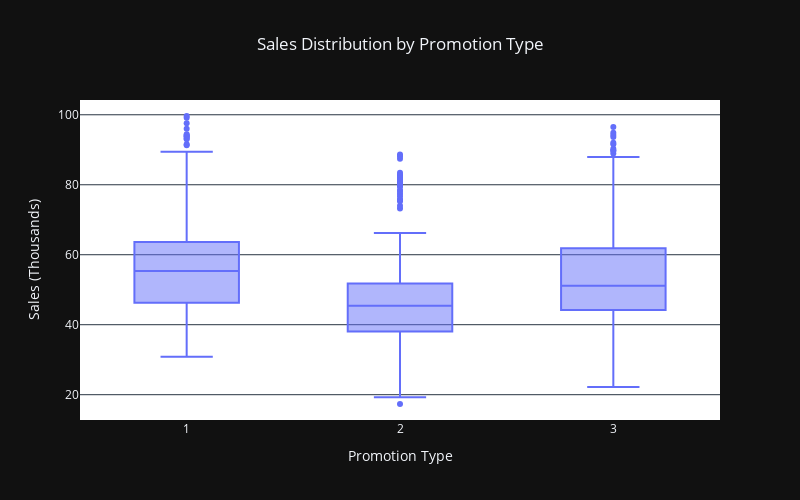
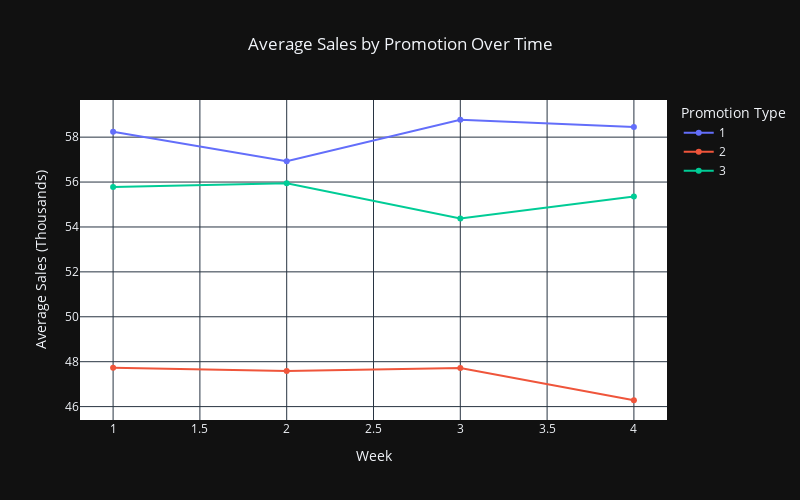

The notebook cell saved with these charts, in order:
### Markdown cell above
When analyzing sales data, we need to consider a few important factors that could affect our interpretation:

* Raw sales vs. normalized sales: Since we have different store sizes and market conditions, we might want to consider looking at the percentage increase in sales rather than just the raw numbers. This helps account for the fact that larger stores naturally have higher sales volumes.
* Time component: We have data for four weeks, which means we can look at how the effect of the promotion changes over time.

Let's start by creating a baseline analysis of our sales data:

### Code cell
import pandas as pd
import numpy as np
import plotly.express as px
import plotly.graph_objects as go
from plotly.subplots import make_subplots

# Calculate average sales by promotion
promotion_summary = df.groupby('Promotion')['SalesInThousands'].agg([
    'mean',
    'std',
    'count'
]).round(2)

# Create a box plot using Plotly Express
fig_box = px.box(df,
                 x='Promotion',
                 y='SalesInThousands',
                 title='Sales Distribution by Promotion Type',
                 labels={'SalesInThousands': 'Sales (Thousands)',
                         'Promotion': 'Promotion Type'})
fig_box.update_layout(
    title_x=0.5,
    plot_bgcolor='white',
    width=800,
    height=500
)
fig_box.show()

# Create line plot for weekly trends
weekly_sales = df.groupby(['week', 'Promotion'])['SalesInThousands'].mean().reset_index()
fig_line = px.line(weekly_sales,
                   x='week',
                   y='SalesInThousands',
                   color='Promotion',
                   markers=True,
                   title='Average Sales by Promotion Over Time',
                   labels={'SalesInThousands': 'Average Sales (Thousands)',
                           'week': 'Week',
                           'Promotion': 'Promotion Type'})
fig_line.update_layout(
    title_x=0.5,
    plot_bgcolor='white',
    width=800,
    height=500,
    hovermode='x unified'
)

### Figure 1 — Plotly figure (JSON) as saved in the notebook; plotly's stock layout.template omitted (floating-point values rounded to 4 significant figures; data arrays with more than 128 entries replaced by an {"elided": "..."} marker saying what was removed)
{"data": [{"alignmentgroup": "True", "hovertemplate": "Promotion Type=%{x}<br>Sales (Thousands)=%{y}<extra></extra>", "legendgroup": "", "marker": {"color": "#636efa"}, "name": "", "notched": false, "offsetgroup": "", "orientation": "v", "showlegend": false, "x": {"elided": "548 int values"}, "x0": " ", "xaxis": "x", "y": {"elided": "548 float values"}, "y0": " ", "yaxis": "y", "type": "box"}], "layout": {"xaxis": {"anchor": "y", "domain": [0.0, 1.0], "title": {"text": "Promotion Type"}}, "yaxis": {"anchor": "x", "domain": [0.0, 1.0], "title": {"text": "Sales (Thousands)"}}, "legend": {"tracegroupgap": 0}, "title": {"text": "Sales Distribution by Promotion Type", "x": 0.5}, "boxmode": "group", "plot_bgcolor": "white", "width": 800, "height": 500}}

### Figure 2 — Plotly figure (JSON) as saved in the notebook; plotly's stock layout.template omitted (floating-point values rounded to 4 significant figures)
{"data": [{"hovertemplate": "Promotion Type=1<br>Week=%{x}<br>Average Sales (Thousands)=%{y}<extra></extra>", "legendgroup": "1", "line": {"color": "#636efa", "dash": "solid"}, "marker": {"symbol": "circle"}, "mode": "lines+markers", "name": "1", "orientation": "v", "showlegend": true, "x": [1, 2, 3, 4], "xaxis": "x", "y": [58.24, 56.93, 58.77, 58.45], "yaxis": "y", "type": "scatter"}, {"hovertemplate": "Promotion Type=2<br>Week=%{x}<br>Average Sales (Thousands)=%{y}<extra></extra>", "legendgroup": "2", "line": {"color": "#EF553B", "dash": "solid"}, "marker": {"symbol": "circle"}, "mode": "lines+markers", "name": "2", "orientation": "v", "showlegend": true, "x": [1, 2, 3, 4], "xaxis": "x", "y": [47.73, 47.58, 47.72, 46.28], "yaxis": "y", "type": "scatter"}, {"hovertemplate": "Promotion Type=3<br>Week=%{x}<br>Average Sales (Thousands)=%{y}<extra></extra>", "legendgroup": "3", "line": {"color": "#00cc96", "dash": "solid"}, "marker": {"symbol": "circle"}, "mode": "lines+markers", "name": "3", "orientation": "v", "showlegend": true, "x": [1, 2, 3, 4], "xaxis": "x", "y": [55.78, 55.95, 54.38, 55.35], "yaxis": "y", "type": "scatter"}], "layout": {"xaxis": {"anchor": "y", "domain": [0.0, 1.0], "title": {"text": "Week"}}, "yaxis": {"anchor": "x", "domain": [0.0, 1.0], "title": {"text": "Average Sales (Thousands)"}}, "legend": {"title": {"text": "Promotion Type"}, "tracegroupgap": 0}, "title": {"text": "Average Sales by Promotion Over Time", "x": 0.5}, "plot_bgcolor": "white", "width": 800, "height": 500, "hovermode": "x unified"}}
